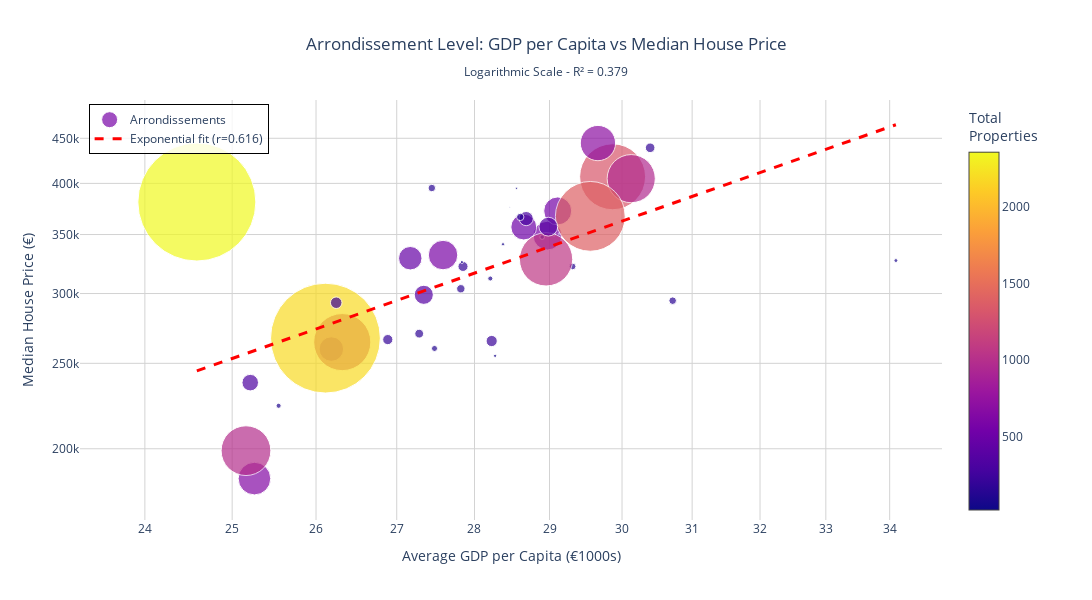

The notebook cell this image was saved under:
### Code cell
# Plot arrondissement analysis with all data
fig = create_gdp_price_plot(arrondissement_analysis, level='arrondissement')
fig.show()

### Figure 1 — Plotly figure (JSON) as saved in the notebook; plotly's stock layout.template omitted (floating-point values rounded to 4 significant figures)
{"data": [{"customdata": [7, 3, 4, 11, 4, 8, 6, 5, 18, 7, 2, 2, 11, 8, 1, 7, 13, 5, 7, 2, 4, 4, 7, 18, 4, 4, 8, 12, 5, 19, 4, 4, 4, 3, 3, 8, 1, 2, 10, 18, 3, 6, 4], "hovertemplate": "<b>%{text}</b><br>Municipalities: %{customdata}<br>GDP per Capita: €%{x:,.0f}<br>Median Price: €%{y:,.0f}<br><extra></extra>", "marker": {"color": [576, 77, 167, 1319, 65, 653, 133, 517, 2360, 995, 45, 66, 490, 1142, 62, 963, 706, 469, 92, 21, 284, 331, 192, 2196, 101, 176, 560, 1066, 121, 1396, 382, 148, 101, 224, 201, 231, 30, 62, 377, 590, 150, 151, 203], "colorbar": {"title": {"text": "Total<br>Properties"}}, "colorscale": [[0, "#0d0887"], [0.1111, "#46039f"], [0.2222, "#7201a8"], [0.3333, "#9c179e"], [0.4444, "#bd3786"], [0.5556, "#d8576b"], [0.6667, "#ed7953"], [0.7778, "#fb9f3a"], [0.8889, "#fdca26"], [1, "#f0f921"]], "line": {"color": "white", "width": 1}, "showscale": true, "size": [28.8, 3.85, 8.35, 65.95, 3.25, 32.65, 6.65, 25.85, 118, 49.75, 2.25, 3.3, 24.5, 57.1, 3.1, 48.15, 35.3, 23.45, 4.6, 1.05, 14.2, 16.55, 9.6, 109.8, 5.05, 8.8, 28, 53.3, 6.05, 69.8, 19.1, 7.4, 5.05, 11.2, 10.05, 11.55, 1.5, 3.1, 18.85, 29.5, 7.5, 7.55, 10.15]}, "mode": "markers", "name": "Arrondissements", "text": ["Arrondissement Aalst", "Arrondissement Aarlen", "Arrondissement Aat", "Arrondissement Antwerpen", "Arrondissement Bastenaken", "Arrondissement Bergen", "Arrondissement Borgworm", "Arrondissement Brugge", "Arrondissement Brussel-Hoofdstad", "Arrondissement Charleroi", "Arrondissement Dendermonde", "Arrondissement Diksmuide", "Arrondissement Dinant", "Arrondissement Doornik-Moeskroen", "Arrondissement Eeklo", "Arrondissement Gent", "Arrondissement Halle-Vilvoorde", "Arrondissement Hasselt", "Arrondissement Hoei", "Arrondissement Ieper", "Arrondissement Kortrijk", "Arrondissement La Louvière", "Arrondissement Leuven", "Arrondissement Luik", "Arrondissement Maaseik", "Arrondissement Marche-en-Famenne", "Arrondissement Mechelen", "Arrondissement Namen", "Arrondissement Neufchâteau", "Arrondissement Nijvel", "Arrondissement Oostende", "Arrondissement Oudenaarde", "Arrondissement Philippeville", "Arrondissement Roeselare", "Arrondissement Sint-Niklaas", "Arrondissement Thuin", "Arrondissement Tielt", "Arrondissement Tongeren", "Arrondissement Turnhout", "Arrondissement Verviers", "Arrondissement Veurne", "Arrondissement Virton", "Arrondissement Zinnik"], "type": "scatter", "x": [28.97, 34.1, 27.82, 29.87, 28.27, 25.26, 29.31, 28.65, 24.59, 25.16, 28.56, 28.38, 26.19, 26.32, 29.06, 30.13, 29.66, 27.17, 28.9, 28.46, 28.69, 25.21, 30.4, 26.11, 28.21, 27.29, 29.11, 28.95, 27.48, 29.56, 27.34, 28.61, 25.55, 28.23, 27.85, 26.25, 29.13, 27.84, 28.98, 27.59, 27.45, 30.72, 26.89], "y": [349000, 327000, 303750, 407000, 254950, 185000, 322000, 356895, 381000, 199000, 394900.0, 341200.0, 259500, 264250, 350000, 405000, 444450, 329000, 347677, 375876, 364875, 237700.0, 439000, 267000, 312000, 270150, 372250, 328000, 259900, 367000, 299000, 366400.0, 223750, 265000, 322000, 292875, 350750, 325750, 357250, 331700.0, 395200, 294450, 266000.0]}, {"hovertemplate": "Predicted Price: €%{y:,.0f}<extra></extra>", "line": {"color": "red", "dash": "dash", "width": 3}, "mode": "lines", "name": "Exponential fit (r=0.616)", "type": "scatter", "x": [24.59, 24.69, 24.78, 24.88, 24.97, 25.07, 25.17, 25.26, 25.36, 25.46, 25.55, 25.65, 25.74, 25.84, 25.94, 26.03, 26.13, 26.22, 26.32, 26.42, 26.51, 26.61, 26.7, 26.8, 26.9, 26.99, 27.09, 27.18, 27.28, 27.38, 27.47, 27.57, 27.66, 27.76, 27.86, 27.95, 28.05, 28.14, 28.24, 28.34, 28.43, 28.53, 28.62, 28.72, 28.82, 28.91, 29.01, 29.1, 29.2, 29.3, 29.39, 29.49, 29.59, 29.68, 29.78, 29.87, 29.97, 30.07, 30.16, 30.26, 30.35, 30.45, 30.55, 30.64, 30.74, 30.83, 30.93, 31.03, 31.12, 31.22, 31.31, 31.41, 31.51, 31.6, 31.7, 31.79, 31.89, 31.99, 32.08, 32.18, 32.27, 32.37, 32.47, 32.56, 32.66, 32.75, 32.85, 32.95, 33.04, 33.14, 33.23, 33.33, 33.43, 33.52, 33.62, 33.72, 33.81, 33.91, 34.0, 34.1], "y": [245100.0, 247000.0, 248900.0, 250800.0, 252700.0, 254600.0, 256500.0, 258400.0, 260400.0, 262300.0, 264300.0, 266200.0, 268200.0, 270200.0, 272100.0, 274100.0, 276100.0, 278100.0, 280100.0, 282200.0, 284200.0, 286200.0, 288200.0, 290300.0, 292300.0, 294400.0, 296500.0, 298500.0, 300600.0, 302700.0, 304800.0, 306900.0, 309000.0, 311100.0, 313200.0, 315400.0, 317500.0, 319600.0, 321800.0, 323900.0, 326100.0, 328300.0, 330400.0, 332600.0, 334800.0, 337000.0, 339200.0, 341400.0, 343700.0, 345900.0, 348100.0, 350400.0, 352600.0, 354900.0, 357100.0, 359400.0, 361700.0, 364000.0, 366300.0, 368600.0, 370900.0, 373200.0, 375500.0, 377800.0, 380100.0, 382500.0, 384800.0, 387200.0, 389600.0, 391900.0, 394300.0, 396700.0, 399100.0, 401500.0, 403900.0, 406300.0, 408700.0, 411100.0, 413600.0, 416000.0, 418400.0, 420900.0, 423400.0, 425800.0, 428300.0, 430800.0, 433300.0, 435800.0, 438300.0, 440800.0, 443300.0, 445800.0, 448300.0, 450900.0, 453400.0, 456000.0, 458500.0, 461100.0, 463700.0, 466300.0]}], "layout": {"height": 600, "hovermode": "closest", "legend": {"bgcolor": "rgba(255, 255, 255, 0.8)", "bordercolor": "Black", "borderwidth": 1, "x": 0.01, "xanchor": "left", "y": 0.99, "yanchor": "top"}, "margin": {"r": 150}, "showlegend": true, "title": {"text": "Arrondissement Level: GDP per Capita vs Median House Price<br><sub>Logarithmic Scale - R² = 0.379</sub>", "x": 0.5, "xanchor": "center"}, "width": 1200, "xaxis": {"gridcolor": "lightgray", "title": {"text": "Average GDP per Capita (€1000s)"}, "type": "log"}, "yaxis": {"gridcolor": "lightgray", "title": {"text": "Median House Price (€)"}, "type": "log"}}}
